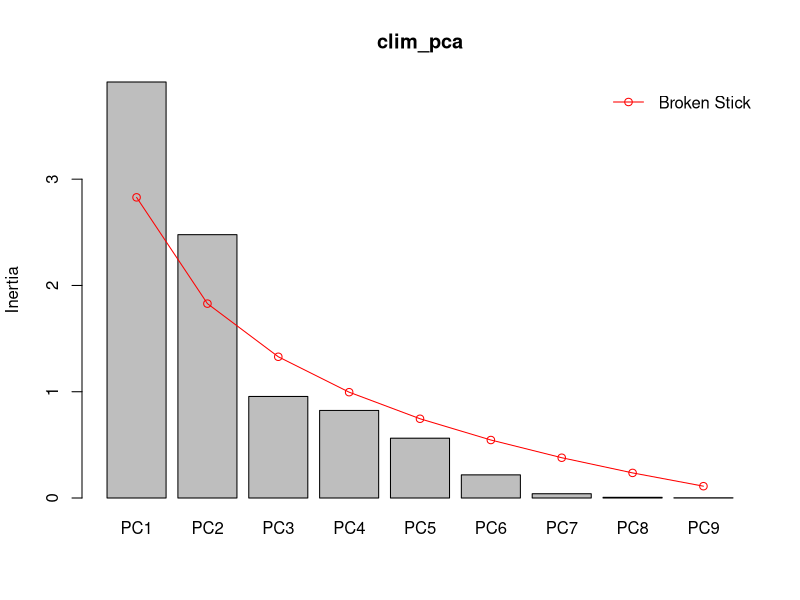
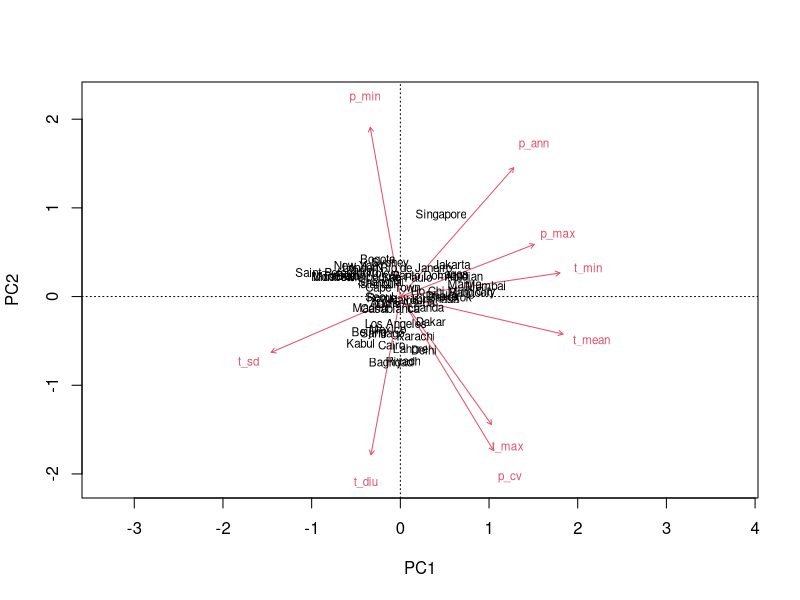
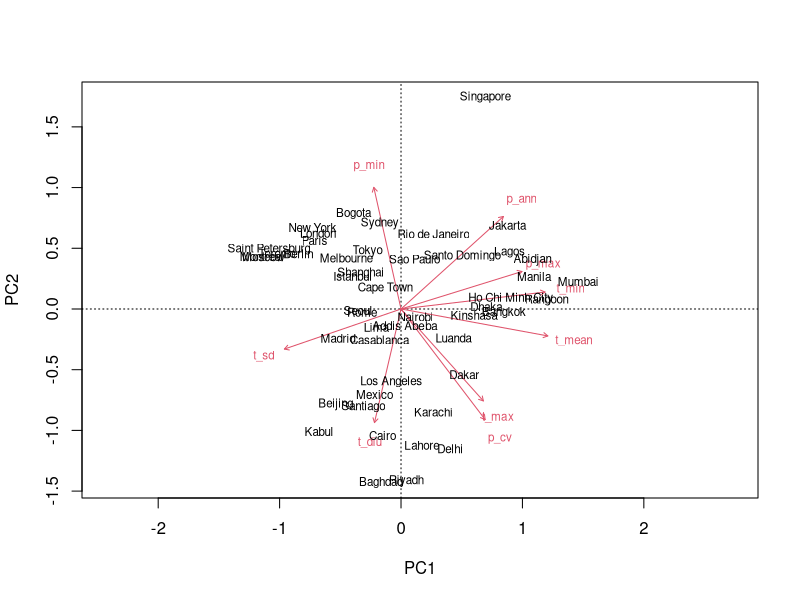
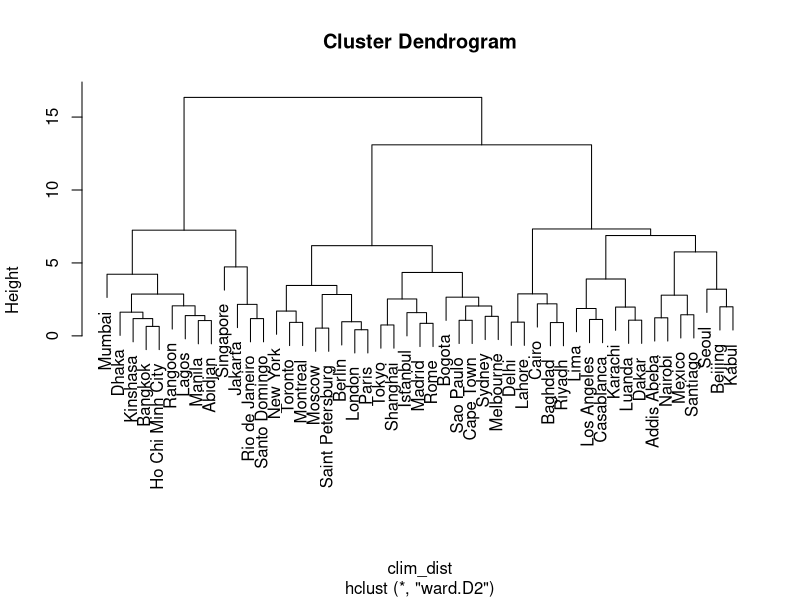
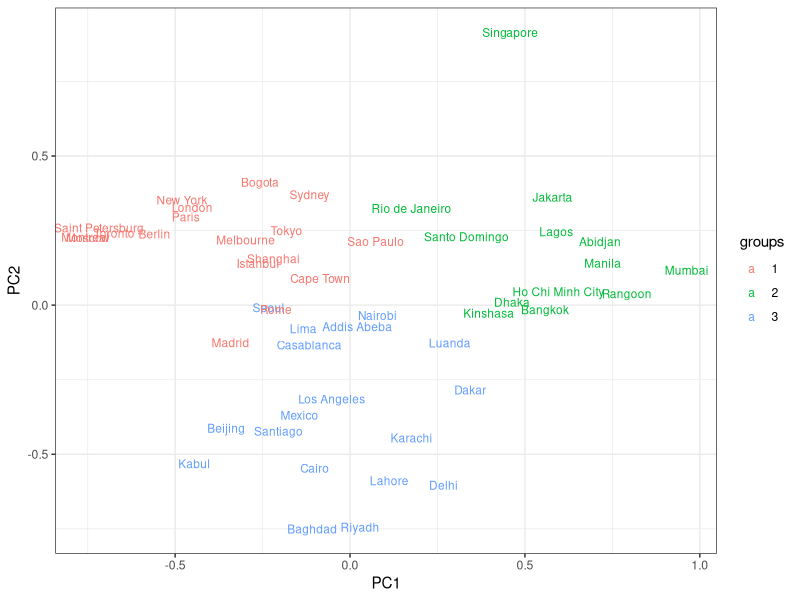

Generate these figures, in order, with R:
## ---- chunk 1
library(tidyverse)
library(vegan)
## ---- chunk 2
dt_clim <- read_csv("data/cities_climate.csv")
dt_clim
str(dt_clim)
## ---- chunk 3
dt_clim <- dt_clim %>% select(-long, -lat)
## ---- chunk 4
dt_clim <- column_to_rownames(dt_clim, var = "city") 

# alternatively, if the data were loaded as a dataframe and not a tible
  # dt_clim <- read.csv("data/cities_climate.csv")
  # rownames(dt_clim) <- dt_clim$city
  # dt_clim <- dt_clim[, -1]
## ---- chunk 5
clim_pca <- pca(dt_clim, scale = TRUE)
## ---- chunk 6
summary(clim_pca)
## ---- chunk 7
screeplot(clim_pca, bstick = TRUE)
## ---- chunk 8
biplot(clim_pca, scaling = 1)
## ---- chunk 9
biplot(clim_pca, scaling = 2)
## ---- chunk 10
dt_clim_sd <- as.data.frame(scale(dt_clim))
clim_dist <- dist(dt_clim_sd)
## ---- chunk 11
clim_clust <- hclust(clim_dist, method = "ward.D2")
## ---- chunk 12
plot(clim_clust)
## ---- chunk 13
city_3gr <- cutree(clim_clust, k = 3)
## ---- chunk 14
dt_city_gr <- as.data.frame(scores(clim_pca, 
                                   scaling = "sites",
                                   display = "sites",
                                   choices = 1:2))
# check that plots are in the same order
all(rownames(city_3gr) == rownames(city_3gr))

# add groups to the PCs data
dt_city_gr$groups <- as.factor(city_3gr)

# plot
ggplot(dt_city_gr, aes(x = PC1, y = PC2, colour = groups)) + 
         geom_text(aes(label = rownames(dt_city_gr)), size = 3) +
  theme_bw()
